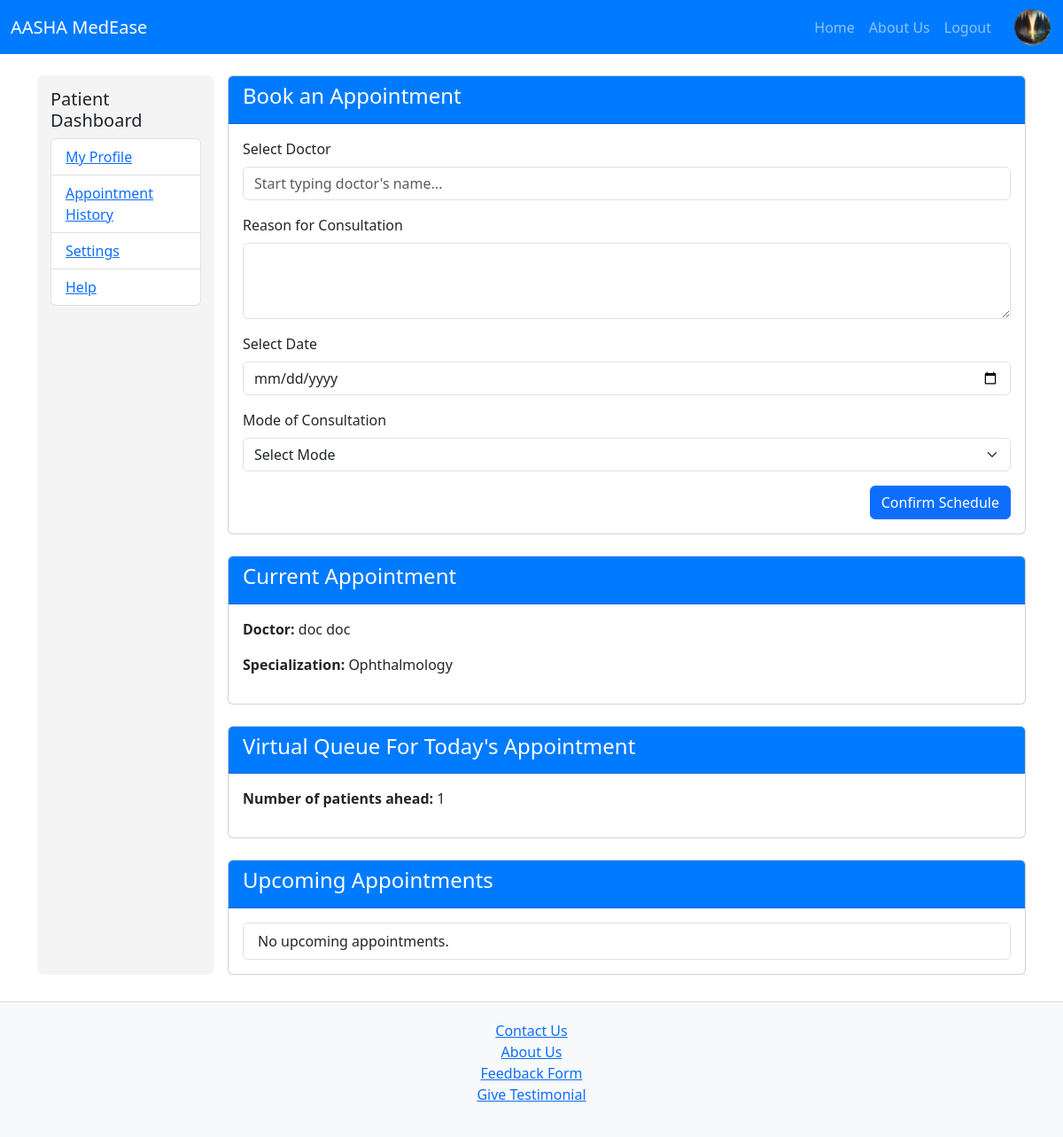
The app's page /patient/dashboard/ (signed in) with its own data.
### app1/models.py (models this page shows, shortened)
class CustomUser(AbstractUser):
    is_doctor = models.BooleanField(default=False)
    is_patient = models.BooleanField(default=False)
    profile_picture = models.ImageField(upload_to='profile_pics/', default='profile_pics/default.jpg')
    GENDER_CHOICES = [
    ('Male', 'Male'),
    ('Female', 'Female'),
    ('Other', 'Other'),
]

class Patient(models.Model):
    user = models.OneToOneField(CustomUser, on_delete=models.CASCADE, related_name='patient_profile')
    full_name = models.CharField(max_length=100)
    phone = models.CharField(max_length=15)
    dob = models.DateField()
    gender = models.CharField(max_length=10)
    address = models.TextField()
    city = models.CharField(max_length=50)
    state = models.CharField(max_length=50)
    pin_code = models.CharField(max_length=10)
    emergency_contact = models.CharField(max_length=15)
    blood_group = models.CharField(max_length=5)
    pre_existing_conditions = models.TextField()
    current_medications = models.TextField()
    allergies = models.TextField()
    preferred_doctor = models.CharField(max_length=100)
    insurance_provider = models.CharField(max_length=100, blank=True)
    policy_number = models.CharField(max_length=50, blank=True)
    coverage_type = models.CharField(max_length=50, blank=True)
    profile_picture = models.ImageField(upload_to='profile_pics/', blank=True, null=True)
    bio = models.TextField(blank=True)
    languages_spoken = models.CharField(max_length=100)
    consultation_mode = models.CharField(max_length=50)

class Appointment(models.Model):
    patient = models.ForeignKey(Patient, on_delete=models.CASCADE, related_name='appointments')
    doctor = models.ForeignKey(Doctor, on_delete=models.CASCADE, related_name='appointments')
    reason = models.TextField()
    date = models.DateField()
    time = models.TimeField(null=True, blank=True)
    mode = models.CharField(max_length=10, choices=CONSULTATION_MODE_CHOICES)
    is_completed = models.BooleanField(default=False)

class Doctor(models.Model):
    user = models.OneToOneField(CustomUser, on_delete=models.CASCADE, related_name='doctor_profile')
    full_name = models.CharField(max_length=100)
    phone = models.CharField(max_length=15)
    dob = models.DateField()
    gender = models.CharField(max_length=10)
    license_number = models.CharField(max_length=50)
    specialization = models.CharField(max_length=100)
    experience = models.IntegerField()
    workplace = models.CharField(max_length=200)
    address = models.TextField()
    consultation_mode = models.CharField(max_length=50)
    available_days = models.JSONField(default=list)
    start_time = models.TimeField()
    end_time = models.TimeField()
    max_patients = models.IntegerField()
    medical_degree = models.FileField(upload_to='doctor_documents/')
    government_id = models.FileField(upload_to='doctor_documents/')
    medical_license = models.FileField(upload_to='doctor_documents/')
    profile_picture = models.ImageField(upload_to='profile_pics/', blank=True, null=True)

### app1/views.py (the view)
# urls.py: path('patient/dashboard/', views.patient_dashboard, name='patient_dashboard'),
@login_required
def patient_dashboard(request):
    patient = request.user.patient_profile
    today = timezone.now().date()
    current_appointment = Appointment.objects.filter(
        patient=patient,
        date=today,
        is_completed=False
    ).order_by('id').first()
    queue_position = None
    if current_appointment:
        queue_position = Appointment.objects.filter(
            doctor=current_appointment.doctor,
            date=today,
            is_completed=False,
            id__lt=current_appointment.id
        ).count()
    upcoming_appointments = Appointment.objects.filter(
        patient=patient,
        is_completed=False,
        date__gt=today
    ).order_by('date', 'id')
    return render(request, 'pat_dashboard.html', {
        'current_appointment': current_appointment,
        'upcoming_appointments': upcoming_appointments,
        'queue_position': queue_position
    })

### templates/pat_dashboard.html (shortened to what this page needs)
<!DOCTYPE html>
<html lang="en">
<head>
    <link rel="stylesheet" href="https://cdnjs.cloudflare.com/ajax/libs/font-awesome/6.0.0/css/all.min.css">
    <link href="https://cdn.jsdelivr.net/npm/bootstrap@5.3.0/dist/css/bootstrap.min.css" rel="stylesheet">
</head>
<body>
    <nav class="navbar navbar-expand-lg navbar-dark">
        <div class="container-fluid">
            <a class="navbar-brand" href="#">AASHA MedEase</a>
            <ul class="navbar-nav ms-auto align-items-center">
                <li class="nav-item">
                    <a class="nav-link" href="#">Home</a>
                </li>
                <li class="nav-item">
                    <a class="nav-link" href="#">About Us</a>
                </li>
                <li class="nav-item">
                    <a class="nav-link" href="#">Logout</a>
                </li>
                <li class="nav-item ms-3">
                    <a href="{% url 'patient_profile_actual' request.user.patient_profile.pk %}">
                        {% if user.patient_profile.profile_picture %}
                            <div id="profile-pic">
                                <img src="{{ user.patient_profile.profile_picture.url }}" alt="Profile Picture">
                            </div>
                        {% else %}
                            <div id="profile_picture">
                                <i class="fas fa-user"></i>
                            </div>
                        {% endif %}
                    </a>
                </li>
            </ul>
        </div>
    </nav>
    <div class="container mt-4">
        <div class="sidebar">
            <h5>Patient Dashboard</h5>
            <ul class="list-group">
                <li class="list-group-item"><a href="{% url 'patient_profile' %}">My Profile</a></li>
                <li class="list-group-item"><a href="#">Appointment History</a></li>
                <li class="list-group-item"><a href="#">Settings</a></li>
                <li class="list-group-item"><a href="#">Help</a></li>
            </ul>
        </div>
        <div class="main-content">
            <div class="card mb-4">
                <div class="card-header">
                    <h4>Book an Appointment</h4>
                </div>
                <div class="card-body">
                    <form method="post" action="{% url 'book_appointment' %}">
                        <div class="mb-3">
                            <label for="doctor_input" class="form-label">Select Doctor</label>
                            <input list="doctor_list" id="doctor_input" name="doctor_name" class="form-control" placeholder="Start typing doctor's name..." required>
                        </div>
                        <div class="mb-3">
                            <label for="reason" class="form-label">Reason for Consultation</label>
                            <textarea id="reason" name="reason" class="form-control" rows="3" required></textarea>
                        </div>
                        <div class="mb-3">
                            <label for="date" class="form-label">Select Date</label>
                            <input type="date" id="date" name="date" class="form-control" required>
                        </div>
                        <div class="mb-3">
                            <label for="mode" class="form-label">Mode of Consultation</label>
                            <select id="mode" name="mode" class="form-select" required>
                                <option value="" selected disabled>Select Mode</option>
                            </select>
                        </div>
                        <div class="d-flex justify-content-end">
                            <button type="submit" class="btn btn-primary">Confirm Schedule</button>
                        </div>
                    </form>
                </div>
            </div>
            {% if current_appointment %}
            <div class="card mt-4">
                <div class="card-header">
                    <h4>Current Appointment</h4>
                </div>
                <div class="card-body">
                    <p><strong>Doctor:</strong> {{ current_appointment.doctor.full_name }}</p>
                    <p><strong>Specialization:</strong> {{ current_appointment.doctor.specialization }}</p>
                </div>
            </div>
            {% endif %}
            <div class="card mt-4">
                <div class="card-header">
                    <h4>Virtual Queue For Today's Appointment</h4>
                </div>
                <div class="card-body">
                    {% if current_appointment %}
                        {% if queue_position is not None %}
                            <p><strong>Number of patients ahead:</strong> {{ queue_position }}</p>
                        {% else %}
                            <p>You are next in line!</p>
                        {% endif %}
                    {% else %}
                        <p>You have no active appointments today.</p>
                    {% endif %}
                </div>
            </div>
            <div class="card mt-4">
                <div class="card-header">
                    <h4>Upcoming Appointments</h4>
                </div>
                <div class="card-body">
                    <ul class="list-group">
                        {% for appointment in upcoming_appointments %}
                        <li class="list-group-item d-flex justify-content-between">
                            <span>{{ appointment.doctor.full_name }} - {{ appointment.doctor.specialization }}</span>
                            <span>{{ appointment.date }}</span>
                        </li>
                        {% empty %}
                        <li class="list-group-item">No upcoming appointments.</li>
                        {% endfor %}
                    </ul>
                </div>
            </div>
        </div>
    </div>
    <footer class="footer">
        <ul class="list-unstyled">
            <li><a href="#">Contact Us</a></li>
            <li><a href="#">About Us</a></li>
            <li><a href="#">Feedback Form</a></li>
            <li><a href="#">Give Testimonial</a></li>
        </ul>
    </footer>
</body>
</html>

### templates/pat_dashboard.html (style rules this page uses)
.container { display: flex; flex-wrap: wrap; justify-content: space-between; }
.sidebar { flex: 0 0 200px; background-color: #f4f4f4; padding: 15px; border-radius: 8px; }
.main-content { flex: 1; margin-left: 15px; }
.card-header { background-color: #007bff; color: white; }
.navbar { background-color: #007bff; }
.navbar-brand { color: white; }
.footer { background-color: #f8f9fa; padding: 20px; text-align: center; margin-top: 30px; border-top: 1px solid #ddd; }
#profile-pic img { width: 45px; height: 45px; border-radius: 50%; object-fit: cover; border: 2px solid #007bff; }

### records on screen
CustomUser: patient_profile.profile_picture (picture)
Appointment: doctor.full_name "doc doc", doctor.specialization "Ophthalmology"

### other values on screen
{{ queue_position }} "1"
